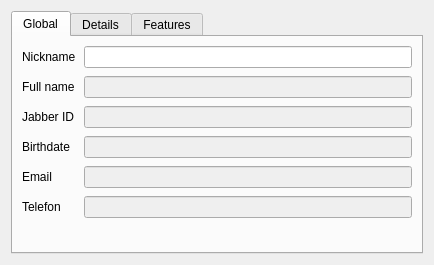
<?xml version="1.0" encoding="UTF-8"?>
<ui version="4.0">
 <class>ContactDetail</class>
 <widget class="QWidget" name="ContactDetail">
  <property name="geometry">
   <rect>
    <x>0</x>
    <y>0</y>
    <width>434</width>
    <height>265</height>
   </rect>
  </property>
  <property name="sizePolicy">
   <sizepolicy hsizetype="Preferred" vsizetype="Preferred">
    <horstretch>0</horstretch>
    <verstretch>0</verstretch>
   </sizepolicy>
  </property>
  <property name="minimumSize">
   <size>
    <width>400</width>
    <height>250</height>
   </size>
  </property>
  <property name="windowTitle">
   <string>Form</string>
  </property>
  <layout class="QHBoxLayout" name="horizontalLayout">
   <item>
    <widget class="QTabWidget" name="tabWidget">
     <property name="sizePolicy">
      <sizepolicy hsizetype="Preferred" vsizetype="Preferred">
       <horstretch>0</horstretch>
       <verstretch>0</verstretch>
      </sizepolicy>
     </property>
     <property name="minimumSize">
      <size>
       <width>268</width>
       <height>234</height>
      </size>
     </property>
     <property name="tabPosition">
      <enum>QTabWidget::North</enum>
     </property>
     <property name="tabShape">
      <enum>QTabWidget::Rounded</enum>
     </property>
     <property name="currentIndex">
      <number>0</number>
     </property>
     <widget class="QWidget" name="tab">
      <property name="sizePolicy">
       <sizepolicy hsizetype="Expanding" vsizetype="Expanding">
        <horstretch>0</horstretch>
        <verstretch>0</verstretch>
       </sizepolicy>
      </property>
      <attribute name="title">
       <string>Global</string>
      </attribute>
      <layout class="QVBoxLayout" name="verticalLayout_2">
       <item>
        <layout class="QFormLayout" name="formLayout">
         <property name="horizontalSpacing">
          <number>8</number>
         </property>
         <property name="verticalSpacing">
          <number>8</number>
         </property>
         <item row="0" column="0">
          <widget class="QLabel" name="label_3">
           <property name="text">
            <string>Nickname</string>
           </property>
           <property name="buddy">
            <cstring>editNickname</cstring>
           </property>
          </widget>
         </item>
         <item row="0" column="1">
          <widget class="QLineEdit" name="editNickname"/>
         </item>
         <item row="1" column="0">
          <widget class="QLabel" name="label">
           <property name="text">
            <string>Full name</string>
           </property>
           <property name="buddy">
            <cstring>editFullName</cstring>
           </property>
          </widget>
         </item>
         <item row="1" column="1">
          <widget class="QLineEdit" name="editFullName">
           <property name="enabled">
            <bool>false</bool>
           </property>
          </widget>
         </item>
         <item row="2" column="0">
          <widget class="QLabel" name="label_2">
           <property name="text">
            <string>Jabber ID</string>
           </property>
           <property name="buddy">
            <cstring>editJid</cstring>
           </property>
          </widget>
         </item>
         <item row="2" column="1">
          <widget class="QLineEdit" name="editJid">
           <property name="enabled">
            <bool>false</bool>
           </property>
          </widget>
         </item>
         <item row="3" column="1">
          <widget class="QLineEdit" name="editBirthDay">
           <property name="enabled">
            <bool>false</bool>
           </property>
          </widget>
         </item>
         <item row="4" column="1">
          <widget class="QLineEdit" name="editEmail">
           <property name="enabled">
            <bool>false</bool>
           </property>
          </widget>
         </item>
         <item row="5" column="1">
          <widget class="QLineEdit" name="lineEdit">
           <property name="enabled">
            <bool>false</bool>
           </property>
          </widget>
         </item>
         <item row="3" column="0">
          <widget class="QLabel" name="label_4">
           <property name="text">
            <string>Birthdate</string>
           </property>
           <property name="buddy">
            <cstring>editBirthDay</cstring>
           </property>
          </widget>
         </item>
         <item row="4" column="0">
          <widget class="QLabel" name="label_5">
           <property name="text">
            <string>Email</string>
           </property>
           <property name="buddy">
            <cstring>editEmail</cstring>
           </property>
          </widget>
         </item>
         <item row="5" column="0">
          <widget class="QLabel" name="label_6">
           <property name="text">
            <string>Telefon</string>
           </property>
           <property name="buddy">
            <cstring>lineEdit</cstring>
           </property>
          </widget>
         </item>
        </layout>
       </item>
      </layout>
     </widget>
     <widget class="QWidget" name="tabDetails">
      <attribute name="title">
       <string>Details</string>
      </attribute>
      <layout class="QVBoxLayout" name="verticalLayout">
       <item>
        <widget class="QPlainTextEdit" name="detailText">
         <property name="readOnly">
          <bool>true</bool>
         </property>
        </widget>
       </item>
      </layout>
     </widget>
     <widget class="QWidget" name="tabFeatures">
      <attribute name="title">
       <string>Features</string>
      </attribute>
      <layout class="QVBoxLayout" name="verticalLayout_3">
       <item>
        <widget class="QPlainTextEdit" name="featuresText"/>
       </item>
      </layout>
     </widget>
    </widget>
   </item>
  </layout>
 </widget>
 <tabstops>
  <tabstop>editNickname</tabstop>
  <tabstop>editFullName</tabstop>
  <tabstop>editJid</tabstop>
  <tabstop>detailText</tabstop>
  <tabstop>tabWidget</tabstop>
 </tabstops>
 <resources/>
 <connections/>
</ui>
